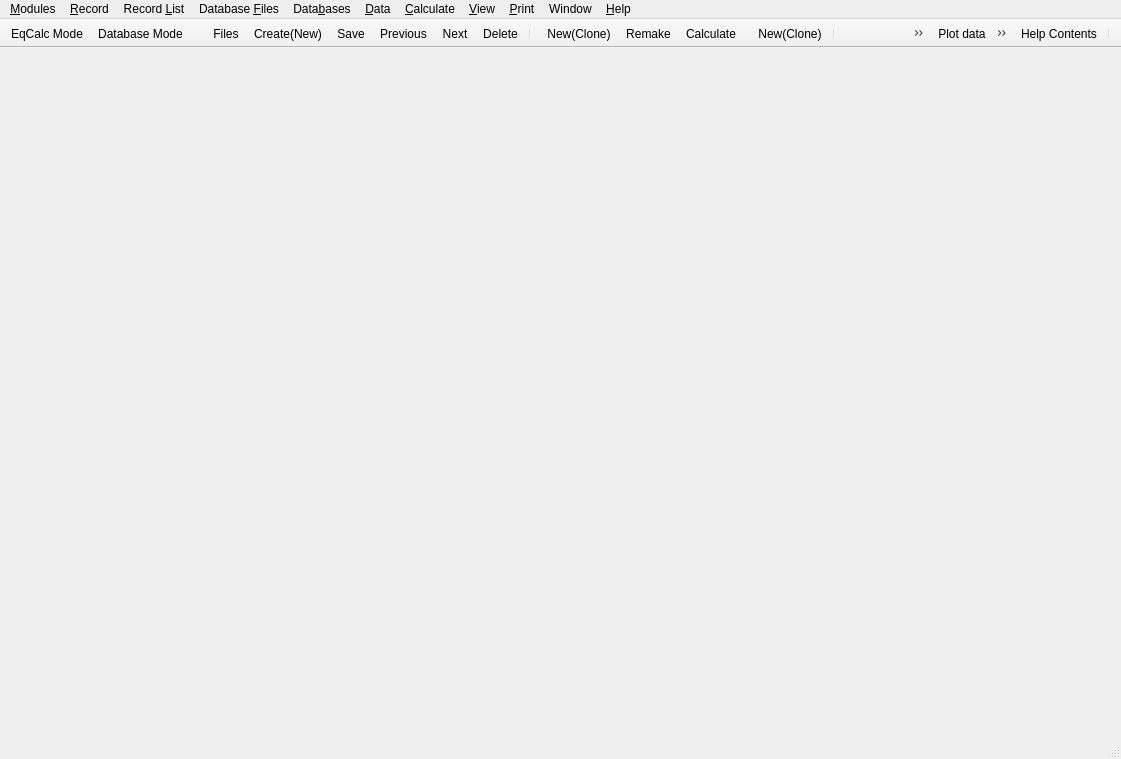
<?xml version="1.0" encoding="UTF-8"?>
<ui version="4.0">
 <class>GemsMainWindowData</class>
 <widget class="QMainWindow" name="GemsMainWindowData">
  <property name="geometry">
   <rect>
    <x>0</x>
    <y>0</y>
    <width>1121</width>
    <height>759</height>
   </rect>
  </property>
  <property name="windowTitle">
   <string>MainWindow</string>
  </property>
  <property name="tabShape">
   <enum>QTabWidget::Rounded</enum>
  </property>
  <property name="dockOptions">
   <set>QMainWindow::AllowTabbedDocks|QMainWindow::AnimatedDocks</set>
  </property>
  <widget class="QWidget" name="centralwidget">
   <layout class="QHBoxLayout" name="horizontalLayout"/>
  </widget>
  <widget class="QMenuBar" name="menubar">
   <property name="geometry">
    <rect>
     <x>0</x>
     <y>0</y>
     <width>1121</width>
     <height>28</height>
    </rect>
   </property>
   <widget class="QMenu" name="menu_Record">
    <property name="title">
     <string>&amp;Record</string>
    </property>
    <addaction name="action_Create"/>
    <addaction name="action_New"/>
    <addaction name="separator"/>
    <addaction name="action_Display"/>
    <addaction name="action_Remake"/>
    <addaction name="action_Calculate"/>
    <addaction name="separator"/>
    <addaction name="action_Save"/>
    <addaction name="actionSave_As"/>
    <addaction name="action_Delete"/>
    <addaction name="separator"/>
    <addaction name="action_Plot"/>
    <addaction name="action_Print"/>
   </widget>
   <widget class="QMenu" name="menuRecord_List">
    <property name="title">
     <string>Record &amp;List</string>
    </property>
    <addaction name="action_Copy"/>
    <addaction name="action_Rename"/>
    <addaction name="action_Move"/>
    <addaction name="action_Delete_list"/>
    <addaction name="separator"/>
    <addaction name="action_List"/>
    <addaction name="actionExport_Json"/>
    <addaction name="actionImport_J_son"/>
    <addaction name="separator"/>
    <addaction name="action_Export"/>
    <addaction name="action_Import"/>
    <addaction name="separator"/>
    <addaction name="action_Buckup_EJDB"/>
    <addaction name="actionRestore_EJDB"/>
   </widget>
   <widget class="QMenu" name="menu_Database_Files">
    <property name="title">
     <string>Database &amp;Files</string>
    </property>
    <addaction name="action_Selection"/>
    <addaction name="action_Add_Link"/>
    <addaction name="action_New_2"/>
    <addaction name="separator"/>
    <addaction name="action_Compress"/>
   </widget>
   <widget class="QMenu" name="menuWindow">
    <property name="title">
     <string>Window</string>
    </property>
    <addaction name="actClose"/>
    <addaction name="actCloseAll"/>
    <addaction name="separator"/>
    <addaction name="actTile"/>
    <addaction name="actCascade"/>
    <addaction name="separator"/>
   </widget>
   <widget class="QMenu" name="smenu_Data">
    <property name="title">
     <string>&amp;Data</string>
    </property>
    <addaction name="sactionOpenMTPARAM"/>
    <addaction name="sactionOpen_SYSTEM_ICOMP"/>
    <addaction name="separator"/>
    <addaction name="sactionOutMulti"/>
    <addaction name="sactionReadMulti"/>
   </widget>
   <widget class="QMenu" name="smenu_Calc">
    <property name="title">
     <string>&amp;Calculate</string>
    </property>
    <addaction name="saction_BCC"/>
    <addaction name="saction_IPM"/>
    <addaction name="separator"/>
    <addaction name="separator"/>
    <addaction name="sactionSimplex"/>
    <addaction name="sactionPrecise"/>
    <addaction name="sactionStepwise"/>
    <addaction name="separator"/>
    <addaction name="actionIPM3K_default"/>
    <addaction name="actionIPOPT"/>
    <addaction name="actionIPNewton"/>
    <addaction name="actionIPM4K"/>
   </widget>
   <widget class="QMenu" name="smenu_View">
    <property name="title">
     <string>&amp;View</string>
    </property>
    <addaction name="sactionEQUSTAT_ICOMP"/>
    <addaction name="sactionOpenMULTI"/>
   </widget>
   <widget class="QMenu" name="smenu_Print">
    <property name="title">
     <string>&amp;Print</string>
    </property>
    <addaction name="sactionPrintMtparm"/>
    <addaction name="sactionPrintSystem"/>
    <addaction name="sactionPrintEqstat"/>
    <addaction name="separator"/>
    <addaction name="sactionPrInput"/>
    <addaction name="sactionPrResults"/>
   </widget>
   <widget class="QMenu" name="smenu_Help">
    <property name="title">
     <string>&amp;Help</string>
    </property>
    <addaction name="action_Preferences"/>
    <addaction name="sactionHelp"/>
    <addaction name="sactionHowto"/>
    <addaction name="actionTutorial"/>
    <addaction name="sactionScript"/>
    <addaction name="separator"/>
    <addaction name="sactionMoreBCC"/>
    <addaction name="sactionMoreIPM"/>
    <addaction name="separator"/>
    <addaction name="sactionAbout"/>
    <addaction name="actionAuthors"/>
    <addaction name="actionThanks"/>
    <addaction name="actionLicense"/>
   </widget>
   <widget class="QMenu" name="menu_Modules">
    <property name="tearOffEnabled">
     <bool>false</bool>
    </property>
    <property name="title">
     <string>&amp;Modules</string>
    </property>
    <addaction name="action_calcMode"/>
    <addaction name="actionDataBaseMode"/>
    <addaction name="separator"/>
    <addaction name="actionIComp"/>
    <addaction name="actionDComp"/>
    <addaction name="actionReacDC"/>
    <addaction name="actionRTparm"/>
    <addaction name="actionPhase"/>
    <addaction name="actionCompos"/>
    <addaction name="separator"/>
    <addaction name="actionSysEq"/>
    <addaction name="actionProcess"/>
    <addaction name="actionGEM2MT"/>
    <addaction name="actionGtDemo"/>
    <addaction name="actionDualTh"/>
    <addaction name="actionUnSpace"/>
    <addaction name="actionProject"/>
    <addaction name="separator"/>
    <addaction name="actionSDref"/>
    <addaction name="separator"/>
    <addaction name="actionExit"/>
   </widget>
   <widget class="QMenu" name="menuEJDB_Files">
    <property name="title">
     <string>Data&amp;bases</string>
    </property>
    <addaction name="action_Selection_EJDB"/>
    <addaction name="action_Add_Link_EJDB"/>
    <addaction name="action_New_Database_EJDB"/>
   </widget>
   <addaction name="menu_Modules"/>
   <addaction name="menu_Record"/>
   <addaction name="menuRecord_List"/>
   <addaction name="menu_Database_Files"/>
   <addaction name="menuEJDB_Files"/>
   <addaction name="smenu_Data"/>
   <addaction name="smenu_Calc"/>
   <addaction name="smenu_View"/>
   <addaction name="smenu_Print"/>
   <addaction name="menuWindow"/>
   <addaction name="smenu_Help"/>
  </widget>
  <widget class="QStatusBar" name="statusbar"/>
  <widget class="QToolBar" name="toolBar">
   <property name="windowTitle">
    <string>GEMS3ModeTB</string>
   </property>
   <property name="movable">
    <bool>false</bool>
   </property>
   <attribute name="toolBarArea">
    <enum>TopToolBarArea</enum>
   </attribute>
   <attribute name="toolBarBreak">
    <bool>false</bool>
   </attribute>
   <addaction name="action_calcMode"/>
   <addaction name="actionDataBaseMode"/>
  </widget>
  <widget class="QToolBar" name="toolModule">
   <property name="windowTitle">
    <string>ModuleList</string>
   </property>
   <property name="movable">
    <bool>false</bool>
   </property>
   <attribute name="toolBarArea">
    <enum>TopToolBarArea</enum>
   </attribute>
   <attribute name="toolBarBreak">
    <bool>false</bool>
   </attribute>
  </widget>
  <widget class="QToolBar" name="toolBar_2">
   <property name="windowTitle">
    <string>RecordTool</string>
   </property>
   <property name="movable">
    <bool>false</bool>
   </property>
   <property name="allowedAreas">
    <set>Qt::AllToolBarAreas</set>
   </property>
   <property name="floatable">
    <bool>true</bool>
   </property>
   <attribute name="toolBarArea">
    <enum>TopToolBarArea</enum>
   </attribute>
   <attribute name="toolBarBreak">
    <bool>false</bool>
   </attribute>
   <addaction name="actionFile"/>
   <addaction name="action_Create"/>
   <addaction name="action_Save"/>
   <addaction name="actionPrevious"/>
   <addaction name="actionNext"/>
   <addaction name="action_Delete"/>
   <addaction name="separator"/>
  </widget>
  <widget class="QToolBar" name="toolBar_4">
   <property name="windowTitle">
    <string>ModuleCalc</string>
   </property>
   <property name="movable">
    <bool>false</bool>
   </property>
   <property name="floatable">
    <bool>true</bool>
   </property>
   <attribute name="toolBarArea">
    <enum>TopToolBarArea</enum>
   </attribute>
   <attribute name="toolBarBreak">
    <bool>false</bool>
   </attribute>
   <addaction name="action_New"/>
   <addaction name="action_Remake"/>
   <addaction name="action_Calculate"/>
  </widget>
  <widget class="QToolBar" name="toolBar_3">
   <property name="windowTitle">
    <string>SystemSetCalc</string>
   </property>
   <property name="movable">
    <bool>false</bool>
   </property>
   <property name="floatable">
    <bool>true</bool>
   </property>
   <attribute name="toolBarArea">
    <enum>TopToolBarArea</enum>
   </attribute>
   <attribute name="toolBarBreak">
    <bool>false</bool>
   </attribute>
   <addaction name="action_New"/>
   <addaction name="separator"/>
   <addaction name="sactionINSERT_SYSTEM"/>
   <addaction name="sactionOpen_SYSTEM_ICOMP"/>
   <addaction name="saction_BCC"/>
   <addaction name="saction_IPM"/>
   <addaction name="sactionEQUSTAT_ICOMP"/>
  </widget>
  <widget class="QToolBar" name="toolBar_5">
   <property name="windowTitle">
    <string>PlotGraphTB</string>
   </property>
   <property name="movable">
    <bool>false</bool>
   </property>
   <property name="floatable">
    <bool>false</bool>
   </property>
   <attribute name="toolBarArea">
    <enum>TopToolBarArea</enum>
   </attribute>
   <attribute name="toolBarBreak">
    <bool>false</bool>
   </attribute>
   <addaction name="action_Plot"/>
   <addaction name="action_Print"/>
   <addaction name="separator"/>
  </widget>
  <widget class="QToolBar" name="toolBar_6">
   <property name="windowTitle">
    <string>Help</string>
   </property>
   <property name="movable">
    <bool>false</bool>
   </property>
   <property name="floatable">
    <bool>false</bool>
   </property>
   <attribute name="toolBarArea">
    <enum>TopToolBarArea</enum>
   </attribute>
   <attribute name="toolBarBreak">
    <bool>false</bool>
   </attribute>
   <addaction name="action_Help_2"/>
   <addaction name="separator"/>
  </widget>
  <action name="action_Create">
   <property name="icon">
    <iconset resource="../GUI.qrc">
     <normaloff>:/menu/Icons/NewCreateRecordIcon.png</normaloff>:/menu/Icons/NewCreateRecordIcon.png</iconset>
   </property>
   <property name="text">
    <string>&amp;Create(New)...</string>
   </property>
   <property name="toolTip">
    <string>Create a new record from scratch</string>
   </property>
   <property name="iconVisibleInMenu">
    <bool>true</bool>
   </property>
  </action>
  <action name="action_New">
   <property name="icon">
    <iconset resource="../GUI.qrc">
     <normaloff>:/menu/Icons/NewCloneRecordIcon.png</normaloff>:/menu/Icons/NewCloneRecordIcon.png</iconset>
   </property>
   <property name="text">
    <string>&amp;New(Clone)...</string>
   </property>
   <property name="toolTip">
    <string>Clone a new record from this one</string>
   </property>
   <property name="iconVisibleInMenu">
    <bool>true</bool>
   </property>
  </action>
  <action name="action_Display">
   <property name="icon">
    <iconset resource="../GUI.qrc">
     <normaloff>:/menu/Icons/SelectDisplayRecordIcon.png</normaloff>:/menu/Icons/SelectDisplayRecordIcon.png</iconset>
   </property>
   <property name="text">
    <string>D&amp;isplay</string>
   </property>
   <property name="toolTip">
    <string>Select and display record</string>
   </property>
   <property name="shortcut">
    <string>F6</string>
   </property>
   <property name="iconVisibleInMenu">
    <bool>true</bool>
   </property>
  </action>
  <action name="action_Remake">
   <property name="icon">
    <iconset resource="../GUI.qrc">
     <normaloff>:/menu/Icons/RemakeRecordIcon.png</normaloff>:/menu/Icons/RemakeRecordIcon.png</iconset>
   </property>
   <property name="text">
    <string>&amp;Remake...</string>
   </property>
   <property name="toolTip">
    <string>Remake record data structure</string>
   </property>
   <property name="iconVisibleInMenu">
    <bool>true</bool>
   </property>
  </action>
  <action name="action_Calculate">
   <property name="icon">
    <iconset resource="../GUI.qrc">
     <normaloff>:/menu/Icons/CalculateRecordDataIcon.png</normaloff>:/menu/Icons/CalculateRecordDataIcon.png</iconset>
   </property>
   <property name="text">
    <string>Calculat&amp;e</string>
   </property>
   <property name="toolTip">
    <string>Re-calculate and check record data</string>
   </property>
   <property name="shortcut">
    <string>F9</string>
   </property>
   <property name="iconVisibleInMenu">
    <bool>true</bool>
   </property>
  </action>
  <action name="action_Save">
   <property name="icon">
    <iconset resource="../GUI.qrc">
     <normaloff>:/menu/Icons/SaveCurrentRecordIcon.png</normaloff>:/menu/Icons/SaveCurrentRecordIcon.png</iconset>
   </property>
   <property name="text">
    <string>&amp;Save</string>
   </property>
   <property name="toolTip">
    <string>Save this record to database</string>
   </property>
   <property name="iconVisibleInMenu">
    <bool>true</bool>
   </property>
  </action>
  <action name="actionSave_As">
   <property name="text">
    <string>Save &amp;As...</string>
   </property>
   <property name="toolTip">
    <string>Save As (save this record under different key)</string>
   </property>
  </action>
  <action name="action_Delete">
   <property name="icon">
    <iconset resource="../GUI.qrc">
     <normaloff>:/menu/Icons/DeleteCurrentRecordIcon.png</normaloff>:/menu/Icons/DeleteCurrentRecordIcon.png</iconset>
   </property>
   <property name="text">
    <string>&amp;Delete</string>
   </property>
   <property name="toolTip">
    <string>Delete this record from database</string>
   </property>
   <property name="iconVisibleInMenu">
    <bool>true</bool>
   </property>
  </action>
  <action name="action_Plot">
   <property name="icon">
    <iconset resource="../GUI.qrc">
     <normaloff>:/menu/Icons/PlotDataOnGraphIcon.png</normaloff>:/menu/Icons/PlotDataOnGraphIcon.png</iconset>
   </property>
   <property name="text">
    <string>Plo&amp;t data</string>
   </property>
   <property name="toolTip">
    <string>Plot data on Graph dialog</string>
   </property>
   <property name="iconVisibleInMenu">
    <bool>true</bool>
   </property>
  </action>
  <action name="action_Print">
   <property name="icon">
    <iconset resource="../GUI.qrc">
     <normaloff>:/menu/Icons/PrintDataToFileIcon.png</normaloff>:/menu/Icons/PrintDataToFileIcon.png</iconset>
   </property>
   <property name="text">
    <string>&amp;Print...</string>
   </property>
   <property name="toolTip">
    <string>Print data to (formatted) text file</string>
   </property>
   <property name="iconVisibleInMenu">
    <bool>true</bool>
   </property>
  </action>
  <action name="action_Copy">
   <property name="text">
    <string>&amp;Copy...</string>
   </property>
   <property name="toolTip">
    <string>Copy this record to another database file</string>
   </property>
  </action>
  <action name="action_Rename">
   <property name="text">
    <string>&amp;Rename...</string>
   </property>
   <property name="toolTip">
    <string>Rename selected record(s)</string>
   </property>
  </action>
  <action name="action_Move">
   <property name="text">
    <string>&amp;Move...</string>
   </property>
   <property name="toolTip">
    <string>Move this record to another database file</string>
   </property>
  </action>
  <action name="action_Delete_list">
   <property name="text">
    <string>&amp;Delete...</string>
   </property>
   <property name="toolTip">
    <string>Delete selected record(s)</string>
   </property>
  </action>
  <action name="action_List">
   <property name="text">
    <string>&amp;List...</string>
   </property>
   <property name="toolTip">
    <string>List selected record keys to text file</string>
   </property>
  </action>
  <action name="action_Export">
   <property name="text">
    <string>&amp;Export...</string>
   </property>
   <property name="toolTip">
    <string>Export record(s) to formatted text file</string>
   </property>
  </action>
  <action name="action_Import">
   <property name="text">
    <string>&amp;Import...</string>
   </property>
   <property name="toolTip">
    <string>Import record(s) from formatted text file</string>
   </property>
  </action>
  <action name="action_Selection">
   <property name="text">
    <string>&amp;Selection...</string>
   </property>
  </action>
  <action name="action_Add_Link">
   <property name="text">
    <string>&amp;Add Link...</string>
   </property>
  </action>
  <action name="action_New_2">
   <property name="text">
    <string>&amp;New File...</string>
   </property>
  </action>
  <action name="action_Compress">
   <property name="text">
    <string>C&amp;ompress...</string>
   </property>
  </action>
  <action name="action_Help">
   <property name="icon">
    <iconset resource="../GUI.qrc">
     <normaloff>:/menu/Icons/ShowHelpWindowIcon.png</normaloff>:/menu/Icons/ShowHelpWindowIcon.png</iconset>
   </property>
   <property name="text">
    <string>&amp;Help Contents</string>
   </property>
   <property name="toolTip">
    <string>Show help contents</string>
   </property>
   <property name="iconVisibleInMenu">
    <bool>true</bool>
   </property>
  </action>
  <action name="actionView_Scripts">
   <property name="text">
    <string>View &amp;Scripts...</string>
   </property>
   <property name="toolTip">
    <string>View available scripts</string>
   </property>
   <property name="shortcut">
    <string>F3</string>
   </property>
  </action>
  <action name="action_About_GEMS">
   <property name="text">
    <string>&amp;About GEMS</string>
   </property>
   <property name="toolTip">
    <string>About GEM-Selektor</string>
   </property>
  </action>
  <action name="actionNext">
   <property name="icon">
    <iconset resource="../GUI.qrc">
     <normaloff>:/menu/Icons/DisplayNextRecordIcon.png</normaloff>:/menu/Icons/DisplayNextRecordIcon.png</iconset>
   </property>
   <property name="text">
    <string>Next</string>
   </property>
   <property name="toolTip">
    <string>Display next record</string>
   </property>
   <property name="iconVisibleInMenu">
    <bool>true</bool>
   </property>
  </action>
  <action name="actionPrevious">
   <property name="icon">
    <iconset resource="../GUI.qrc">
     <normaloff>:/menu/Icons/DisplayPrevRecordIcon.png</normaloff>:/menu/Icons/DisplayPrevRecordIcon.png</iconset>
   </property>
   <property name="text">
    <string>Previous</string>
   </property>
   <property name="toolTip">
    <string>Display previous record</string>
   </property>
   <property name="iconVisibleInMenu">
    <bool>true</bool>
   </property>
  </action>
  <action name="actionFilter">
   <property name="icon">
    <iconset resource="../GUI.qrc">
     <normaloff>:/menu/Icons/SetKeyTemplateIcon.png</normaloff>:/menu/Icons/SetKeyTemplateIcon.png</iconset>
   </property>
   <property name="text">
    <string>Filter</string>
   </property>
   <property name="toolTip">
    <string>Set filter for record keys</string>
   </property>
   <property name="iconVisibleInMenu">
    <bool>true</bool>
   </property>
  </action>
  <action name="action_Help_2">
   <property name="icon">
    <iconset resource="../GUI.qrc">
     <normaloff>:/menu/Icons/ShowHelpWindowIcon.png</normaloff>:/menu/Icons/ShowHelpWindowIcon.png</iconset>
   </property>
   <property name="text">
    <string>&amp;Help Contents</string>
   </property>
   <property name="toolTip">
    <string>Help contents</string>
   </property>
   <property name="iconVisibleInMenu">
    <bool>true</bool>
   </property>
  </action>
  <action name="actClose">
   <property name="text">
    <string>&amp;Close</string>
   </property>
   <property name="shortcut">
    <string>Ctrl+F4</string>
   </property>
  </action>
  <action name="actCloseAll">
   <property name="text">
    <string>Close &amp;All</string>
   </property>
  </action>
  <action name="actTile">
   <property name="text">
    <string>&amp;Tile</string>
   </property>
  </action>
  <action name="actCascade">
   <property name="text">
    <string>Casca&amp;de</string>
   </property>
  </action>
  <action name="actionTutorial">
   <property name="text">
    <string>&amp;Tutorial</string>
   </property>
   <property name="toolTip">
    <string>Open Tutorial</string>
   </property>
  </action>
  <action name="action_Preferences">
   <property name="text">
    <string>&amp;Preferences...</string>
   </property>
   <property name="toolTip">
    <string>Open Preferences (Settings) dialog</string>
   </property>
  </action>
  <action name="sactionOpenMTPARAM">
   <property name="text">
    <string>&amp;Thermodynamic data at T,P...</string>
   </property>
   <property name="iconText">
    <string>T,P</string>
   </property>
   <property name="toolTip">
    <string>Thermodynamic data at T,P... (MTparm window)</string>
   </property>
  </action>
  <action name="sactionOpen_SYSTEM_ICOMP">
   <property name="icon">
    <iconset resource="../GUI.qrc">
     <normaloff>:/menu/Icons/DetailedCSDIcon.png</normaloff>:/menu/Icons/DetailedCSDIcon.png</iconset>
   </property>
   <property name="text">
    <string>Detailed &amp;input recipe...</string>
   </property>
   <property name="iconText">
    <string>Detailed input recipe...</string>
   </property>
   <property name="toolTip">
    <string>Open System window (detailed input recipe)</string>
   </property>
   <property name="iconVisibleInMenu">
    <bool>true</bool>
   </property>
  </action>
  <action name="sactionOutMulti">
   <property name="text">
    <string>&amp;Export GEMS4K files...</string>
   </property>
   <property name="toolTip">
    <string>Export GEM task to GEMS4K input files</string>
   </property>
  </action>
  <action name="sactionReadMulti">
   <property name="text">
    <string>Import &amp;GEMS4K DBR file...</string>
   </property>
   <property name="toolTip">
    <string>Import GEMS4K DBR file (for this CSD)</string>
   </property>
  </action>
  <action name="saction_BCC">
   <property name="icon">
    <iconset resource="../GUI.qrc">
     <normaloff>:/menu/Icons/CalculateBCCIcon.png</normaloff>:/menu/Icons/CalculateBCCIcon.png</iconset>
   </property>
   <property name="text">
    <string>Check &amp;BCC</string>
   </property>
   <property name="toolTip">
    <string>Calculate BCC and check it for conflicts</string>
   </property>
   <property name="iconVisibleInMenu">
    <bool>true</bool>
   </property>
  </action>
  <action name="saction_IPM">
   <property name="icon">
    <iconset resource="../GUI.qrc">
     <normaloff>:/menu/Icons/CalculateGEMIcon.png</normaloff>:/menu/Icons/CalculateGEMIcon.png</iconset>
   </property>
   <property name="text">
    <string>Run GEM &amp;IPM</string>
   </property>
   <property name="toolTip">
    <string>Calculate equilibrium with GEM</string>
   </property>
   <property name="iconVisibleInMenu">
    <bool>true</bool>
   </property>
  </action>
  <action name="sactionSimplex">
   <property name="checkable">
    <bool>true</bool>
   </property>
   <property name="checked">
    <bool>true</bool>
   </property>
   <property name="text">
    <string>AIA (&amp;simplex)</string>
   </property>
   <property name="toolTip">
    <string>AIA (simplex) calculation mode</string>
   </property>
  </action>
  <action name="sactionPrecise">
   <property name="checkable">
    <bool>true</bool>
   </property>
   <property name="checked">
    <bool>true</bool>
   </property>
   <property name="text">
    <string>&amp;Cleanup</string>
   </property>
   <property name="toolTip">
    <string>Cleanup mode for precise GEM results</string>
   </property>
  </action>
  <action name="sactionStepwise">
   <property name="checkable">
    <bool>true</bool>
   </property>
   <property name="text">
    <string>S&amp;tepwise mode</string>
   </property>
   <property name="toolTip">
    <string>Stepwise GEM IPM calculation mode</string>
   </property>
  </action>
  <action name="sactionEQUSTAT_ICOMP">
   <property name="icon">
    <iconset resource="../GUI.qrc">
     <normaloff>:/menu/Icons/ShowGEMResultsIcon.png</normaloff>:/menu/Icons/ShowGEMResultsIcon.png</iconset>
   </property>
   <property name="text">
    <string>GEM IPM &amp;task results...</string>
   </property>
   <property name="toolTip">
    <string>Open EqDemo window (GEM task results)</string>
   </property>
   <property name="iconVisibleInMenu">
    <bool>true</bool>
   </property>
  </action>
  <action name="sactionOpenMULTI">
   <property name="text">
    <string>Details for &amp;experts...</string>
   </property>
   <property name="toolTip">
    <string>Open Multi window (for details for experts)</string>
   </property>
  </action>
  <action name="sactionPrintMtparm">
   <property name="text">
    <string>&amp;Thermodynamic data...</string>
   </property>
   <property name="iconText">
    <string>Thermodynamic Data</string>
   </property>
   <property name="toolTip">
    <string>Print Thermodynamic Data</string>
   </property>
  </action>
  <action name="sactionPrintSystem">
   <property name="text">
    <string>Chemical &amp;System Definition...</string>
   </property>
   <property name="iconText">
    <string>Chemical System Definition</string>
   </property>
   <property name="toolTip">
    <string>Print Chemical System Definition</string>
   </property>
  </action>
  <action name="sactionPrintEqstat">
   <property name="icon">
    <iconset resource="../GUI.qrc">
     <normaloff>:/menu/Icons/PrintDataToFileIcon.png</normaloff>:/menu/Icons/PrintDataToFileIcon.png</iconset>
   </property>
   <property name="text">
    <string>&amp;GEM task results...</string>
   </property>
   <property name="iconText">
    <string>GEM task results</string>
   </property>
   <property name="toolTip">
    <string>Print GEM task results</string>
   </property>
   <property name="iconVisibleInMenu">
    <bool>true</bool>
   </property>
  </action>
  <action name="sactionPrInput">
   <property name="text">
    <string>Contents of the &amp;Input: tab ...</string>
   </property>
   <property name="iconText">
    <string>Contents of the Input: tab</string>
   </property>
   <property name="toolTip">
    <string>Print contents of Input: System Definition tab</string>
   </property>
  </action>
  <action name="sactionPrResults">
   <property name="text">
    <string>Contents of the &amp;Results: tab ...</string>
   </property>
   <property name="toolTip">
    <string>Print contents of Results: Equilibrium State tab</string>
   </property>
  </action>
  <action name="sactionHelp">
   <property name="icon">
    <iconset resource="../GUI.qrc">
     <normaloff>:/menu/Icons/ShowHelpWindowIcon.png</normaloff>:/menu/Icons/ShowHelpWindowIcon.png</iconset>
   </property>
   <property name="text">
    <string>&amp;Help</string>
   </property>
   <property name="toolTip">
    <string>Show related Help contents</string>
   </property>
   <property name="iconVisibleInMenu">
    <bool>true</bool>
   </property>
  </action>
  <action name="sactionHowto">
   <property name="text">
    <string>H&amp;ow to</string>
   </property>
   <property name="toolTip">
    <string>How to help pages</string>
   </property>
  </action>
  <action name="sactionScript">
   <property name="text">
    <string>&amp;Scripts...</string>
   </property>
   <property name="toolTip">
    <string>Show available scripts</string>
   </property>
  </action>
  <action name="sactionMoreBCC">
   <property name="text">
    <string>More about &amp;BCC</string>
   </property>
   <property name="toolTip">
    <string>More about CSD and BCC setup</string>
   </property>
  </action>
  <action name="sactionMoreIPM">
   <property name="text">
    <string>More about &amp;IPM</string>
   </property>
   <property name="toolTip">
    <string>More about GEM IPM calculations </string>
   </property>
  </action>
  <action name="sactionAbout">
   <property name="text">
    <string>&amp;About</string>
   </property>
  </action>
  <action name="sactionINSERT_SYSTEM">
   <property name="icon">
    <iconset resource="../GUI.qrc">
     <normaloff>:/menu/Icons/RecipeWizardIcon.png</normaloff>:/menu/Icons/RecipeWizardIcon.png</iconset>
   </property>
   <property name="text">
    <string>&amp;Change Bulk Composition...</string>
   </property>
   <property name="toolTip">
    <string>Open Recipe dialog to set BCC</string>
   </property>
   <property name="iconVisibleInMenu">
    <bool>true</bool>
   </property>
  </action>
  <action name="actionIComp">
   <property name="icon">
    <iconset resource="../GUI.qrc">
     <normaloff>:/modules/Icons/ICompModuleIcon.png</normaloff>:/modules/Icons/ICompModuleIcon.png</iconset>
   </property>
   <property name="text">
    <string>&amp;IComp</string>
   </property>
   <property name="toolTip">
    <string>Independent Components (IComp)</string>
   </property>
   <property name="iconVisibleInMenu">
    <bool>true</bool>
   </property>
  </action>
  <action name="actionDComp">
   <property name="icon">
    <iconset resource="../GUI.qrc">
     <normaloff>:/modules/Icons/DCompModuleIcon.png</normaloff>:/modules/Icons/DCompModuleIcon.png</iconset>
   </property>
   <property name="text">
    <string>&amp;DComp</string>
   </property>
   <property name="toolTip">
    <string>Dependent Components (DComp)</string>
   </property>
   <property name="iconVisibleInMenu">
    <bool>true</bool>
   </property>
  </action>
  <action name="actionReacDC">
   <property name="icon">
    <iconset resource="../GUI.qrc">
     <normaloff>:/modules/Icons/ReacDCModuleIcon.png</normaloff>:/modules/Icons/ReacDCModuleIcon.png</iconset>
   </property>
   <property name="text">
    <string>&amp;ReacDC</string>
   </property>
   <property name="toolTip">
    <string>Dependent Components (ReacDC)</string>
   </property>
   <property name="iconVisibleInMenu">
    <bool>true</bool>
   </property>
  </action>
  <action name="actionRTparm">
   <property name="icon">
    <iconset resource="../GUI.qrc">
     <normaloff>:/modules/Icons/RTparmModuleIcon.png</normaloff>:/modules/Icons/RTparmModuleIcon.png</iconset>
   </property>
   <property name="text">
    <string>R&amp;Tparm</string>
   </property>
   <property name="toolTip">
    <string>T/P Tabulations and Plots (RTparm)</string>
   </property>
   <property name="iconVisibleInMenu">
    <bool>true</bool>
   </property>
  </action>
  <action name="actionPhase">
   <property name="icon">
    <iconset resource="../GUI.qrc">
     <normaloff>:/modules/Icons/PhaseModuleIcon.png</normaloff>:/modules/Icons/PhaseModuleIcon.png</iconset>
   </property>
   <property name="text">
    <string>&amp;Phase</string>
   </property>
   <property name="toolTip">
    <string>Thermodynamic Phases (Phase)</string>
   </property>
   <property name="iconVisibleInMenu">
    <bool>true</bool>
   </property>
  </action>
  <action name="actionCompos">
   <property name="icon">
    <iconset resource="../GUI.qrc">
     <normaloff>:/modules/Icons/ComposModuleIcon.png</normaloff>:/modules/Icons/ComposModuleIcon.png</iconset>
   </property>
   <property name="text">
    <string>&amp;Compos</string>
   </property>
   <property name="toolTip">
    <string>Predefined Compositions (Compos)</string>
   </property>
   <property name="iconVisibleInMenu">
    <bool>true</bool>
   </property>
  </action>
  <action name="actionSysEq">
   <property name="icon">
    <iconset resource="../GUI.qrc">
     <normaloff>:/modules/Icons/SysEqModuleIcon.png</normaloff>:/modules/Icons/SysEqModuleIcon.png</iconset>
   </property>
   <property name="text">
    <string>&amp;SysEq</string>
   </property>
   <property name="toolTip">
    <string>Single Chemical Systems (SysEq)</string>
   </property>
   <property name="iconVisibleInMenu">
    <bool>true</bool>
   </property>
  </action>
  <action name="actionProcess">
   <property name="icon">
    <iconset resource="../GUI.qrc">
     <normaloff>:/modules/Icons/ProcessModuleIcon.png</normaloff>:/modules/Icons/ProcessModuleIcon.png</iconset>
   </property>
   <property name="text">
    <string>Pr&amp;ocess</string>
   </property>
   <property name="toolTip">
    <string>Process Simulators (Process)</string>
   </property>
   <property name="iconVisibleInMenu">
    <bool>true</bool>
   </property>
  </action>
  <action name="actionGEM2MT">
   <property name="icon">
    <iconset resource="../GUI.qrc">
     <normaloff>:/modules/Icons/GEM2MTModuleIcon.png</normaloff>:/modules/Icons/GEM2MTModuleIcon.png</iconset>
   </property>
   <property name="text">
    <string>GEM2&amp;MT</string>
   </property>
   <property name="toolTip">
    <string>Coupled Fluid-Mass Transport (GEM2MT)</string>
   </property>
   <property name="iconVisibleInMenu">
    <bool>true</bool>
   </property>
  </action>
  <action name="actionGtDemo">
   <property name="icon">
    <iconset resource="../GUI.qrc">
     <normaloff>:/modules/Icons/GtDemoModuleIcon.png</normaloff>:/modules/Icons/GtDemoModuleIcon.png</iconset>
   </property>
   <property name="text">
    <string>&amp;GtDemo</string>
   </property>
   <property name="toolTip">
    <string>Data Samplers and Plotters (GtDemo)</string>
   </property>
   <property name="iconVisibleInMenu">
    <bool>true</bool>
   </property>
  </action>
  <action name="actionDualTh">
   <property name="enabled">
    <bool>false</bool>
   </property>
   <property name="icon">
    <iconset resource="../GUI.qrc">
     <normaloff>:/modules/Icons/DualThModuleIcon.png</normaloff>:/modules/Icons/DualThModuleIcon.png</iconset>
   </property>
   <property name="text">
    <string>D&amp;ualTh</string>
   </property>
   <property name="toolTip">
    <string>Dual Thermodynamics (DualTh)</string>
   </property>
   <property name="visible">
    <bool>false</bool>
   </property>
  </action>
  <action name="actionUnSpace">
   <property name="icon">
    <iconset resource="../GUI.qrc">
     <normaloff>:/modules/Icons/UnSpaceModuleIcon.png</normaloff>:/modules/Icons/UnSpaceModuleIcon.png</iconset>
   </property>
   <property name="text">
    <string>&amp;UnSpace</string>
   </property>
   <property name="toolTip">
    <string>Sensitivity Studies (UnSpace)</string>
   </property>
   <property name="visible">
    <bool>true</bool>
   </property>
  </action>
  <action name="actionProject">
   <property name="icon">
    <iconset resource="../GUI.qrc">
     <normaloff>:/modules/Icons/ModelingProjectIcon.png</normaloff>:/modules/Icons/ModelingProjectIcon.png</iconset>
   </property>
   <property name="text">
    <string>Pro&amp;ject</string>
   </property>
   <property name="toolTip">
    <string>Modelling Project (Project)</string>
   </property>
   <property name="iconVisibleInMenu">
    <bool>true</bool>
   </property>
  </action>
  <action name="actionSDref">
   <property name="icon">
    <iconset resource="../GUI.qrc">
     <normaloff>:/modules/Icons/SDrefModuleIcon.png</normaloff>:/modules/Icons/SDrefModuleIcon.png</iconset>
   </property>
   <property name="text">
    <string>SDref</string>
   </property>
   <property name="toolTip">
    <string>Bibliography and Scripts (SDref)</string>
   </property>
   <property name="iconVisibleInMenu">
    <bool>true</bool>
   </property>
  </action>
  <action name="actionConst">
   <property name="text">
    <string>Const</string>
   </property>
   <property name="toolTip">
    <string>Numerical Constants (Const)</string>
   </property>
  </action>
  <action name="actionExit">
   <property name="text">
    <string>&amp;Exit GEMS</string>
   </property>
   <property name="toolTip">
    <string>Exit GEM-Selektor</string>
   </property>
  </action>
  <action name="actionFile">
   <property name="icon">
    <iconset resource="../GUI.qrc">
     <normaloff>:/menu/Icons/ShowFilesIcon.png</normaloff>:/menu/Icons/ShowFilesIcon.png</iconset>
   </property>
   <property name="text">
    <string>Files</string>
   </property>
   <property name="toolTip">
    <string>Currently open database files </string>
   </property>
   <property name="iconVisibleInMenu">
    <bool>true</bool>
   </property>
  </action>
  <action name="action_calcMode">
   <property name="checkable">
    <bool>true</bool>
   </property>
   <property name="icon">
    <iconset resource="../GUI.qrc">
     <normaloff>:/menu/Icons/EquilibriumModeIcon.png</normaloff>:/menu/Icons/EquilibriumModeIcon.png</iconset>
   </property>
   <property name="text">
    <string>EqCalc Mode</string>
   </property>
   <property name="toolTip">
    <string>Equilibria Calculation Mode</string>
   </property>
   <property name="iconVisibleInMenu">
    <bool>true</bool>
   </property>
  </action>
  <action name="actionDataBaseMode">
   <property name="checkable">
    <bool>true</bool>
   </property>
   <property name="icon">
    <iconset resource="../GUI.qrc">
     <normaloff>:/menu/Icons/DatabaseModeIcon.png</normaloff>:/menu/Icons/DatabaseModeIcon.png</iconset>
   </property>
   <property name="text">
    <string>Database Mode</string>
   </property>
   <property name="toolTip">
    <string>Database Management Mode</string>
   </property>
   <property name="iconVisibleInMenu">
    <bool>true</bool>
   </property>
  </action>
  <action name="actionAuthors">
   <property name="text">
    <string>Authors</string>
   </property>
  </action>
  <action name="actionThanks">
   <property name="text">
    <string>Thanks</string>
   </property>
  </action>
  <action name="actionLicense">
   <property name="text">
    <string>License</string>
   </property>
  </action>
  <action name="actionExport_Json">
   <property name="text">
    <string>Backup &amp;to JSON...</string>
   </property>
  </action>
  <action name="actionImport_J_son">
   <property name="text">
    <string>Restore &amp;from JSON...</string>
   </property>
  </action>
  <action name="action_Buckup_EJDB">
   <property name="text">
    <string>Convert to EJDB...</string>
   </property>
  </action>
  <action name="actionRestore_EJDB">
   <property name="text">
    <string>Convert from EJDB...</string>
   </property>
  </action>
  <action name="action_Selection_EJDB">
   <property name="text">
    <string>&amp;Selection ...</string>
   </property>
  </action>
  <action name="action_Add_Link_EJDB">
   <property name="text">
    <string>&amp;Add Link ...</string>
   </property>
  </action>
  <action name="action_New_Database_EJDB">
   <property name="text">
    <string>&amp;New Database ...</string>
   </property>
  </action>
  <action name="actionIPM3K_default">
   <property name="checkable">
    <bool>true</bool>
   </property>
   <property name="checked">
    <bool>true</bool>
   </property>
   <property name="text">
    <string>IPM3K (default)</string>
   </property>
  </action>
  <action name="actionIPOPT">
   <property name="checkable">
    <bool>true</bool>
   </property>
   <property name="text">
    <string>IPOPT</string>
   </property>
  </action>
  <action name="actionIPNewton">
   <property name="checkable">
    <bool>true</bool>
   </property>
   <property name="text">
    <string>IPNewton</string>
   </property>
  </action>
  <action name="actionIPM4K">
   <property name="checkable">
    <bool>true</bool>
   </property>
   <property name="text">
    <string>IPM4K</string>
   </property>
  </action>
 </widget>
 <resources>
  <include location="../GUI.qrc"/>
 </resources>
 <connections/>
</ui>
